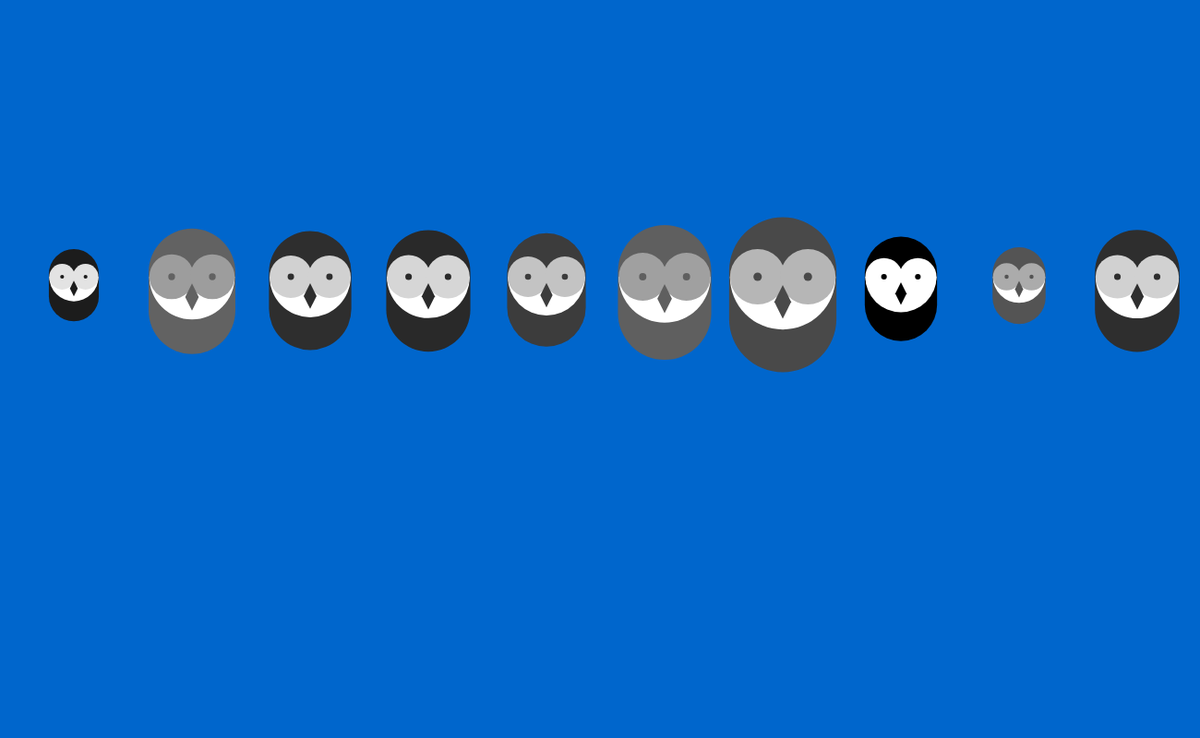
Frame 1 (no input)
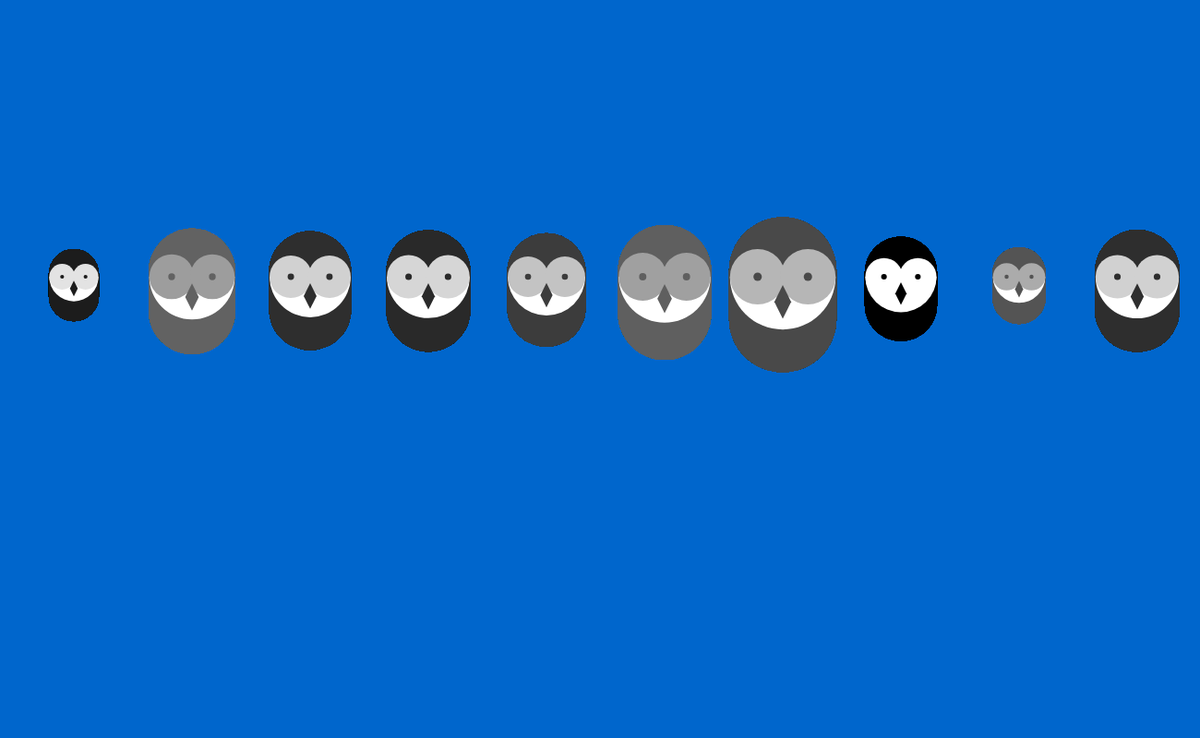
Frame 60 (no input)
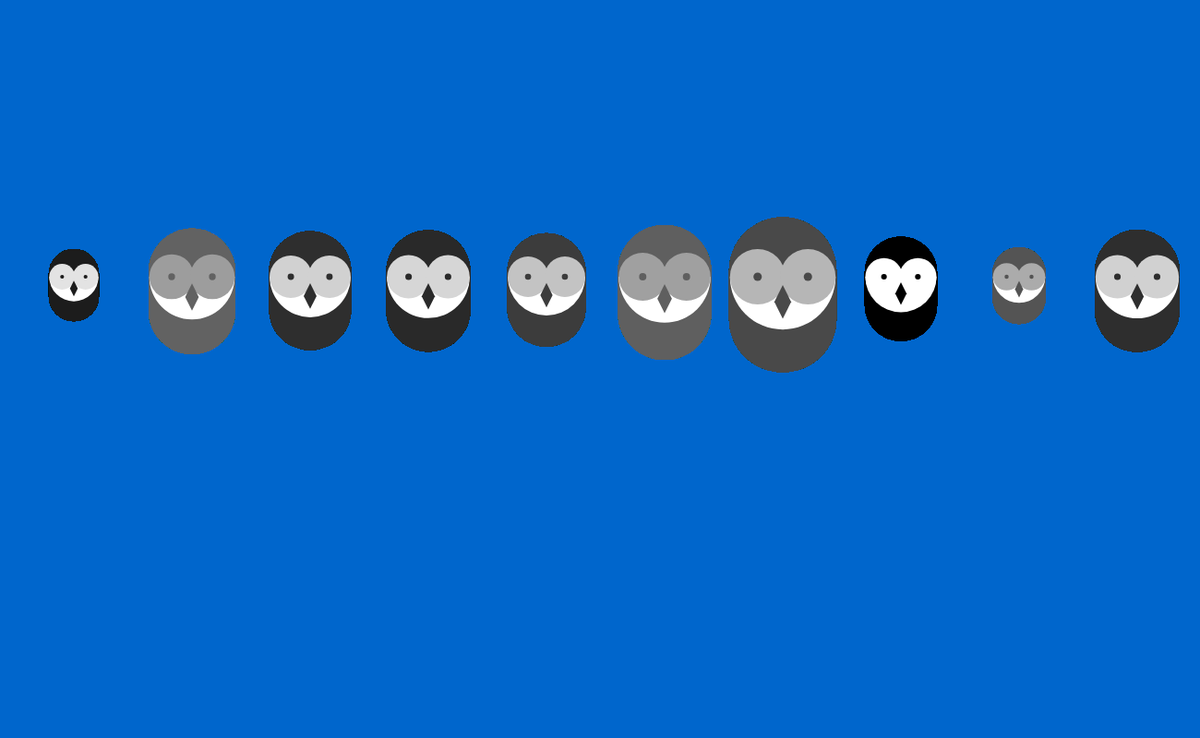
Frame 120 (the mouse pressed at the canvas centre since frame 60)

The p5.js sketch that drew these frames (run headless with seeded random() and noise() and a simulated clock; from frame 60 on, the mouse is pressed at the canvas centre):

// p5.js sketch
// ── sketch.js
function setup(){
  createCanvas(1300, 800);
  background(0, 102, 204);
  rectMode(CENTER);
}

function draw() {
  randomSeed(0);
  for (var x = 80; x < width + 128; x+=128) {
    var g = int(random(0, 120));
    var s = random(0.2, 1);
    owl(x, 300, g, s);
  }
}

function owl(x, y, g, s) {
  push();
  translate(x, y);
  scale(s);
  stroke(g);
  strokeWeight(128);
  line(0, -7, 0, 50); //body
  noStroke(0);
  fill(255);
  arc(0, 0, 126, 126, 0, PI); //chin
  fill(255-g);
  ellipse(-30, 0, 66, 66); //left eye ball
  ellipse(30, 0, 66, 66); //left eyeball
  fill(g);
  ellipse(-30, 0, 10, 10); //left eye
  ellipse(30, 0, 10, 10); //right eye
  quad(0, 10, 10, 30, 0, 50,  -10, 30); //beak
  pop();
}
